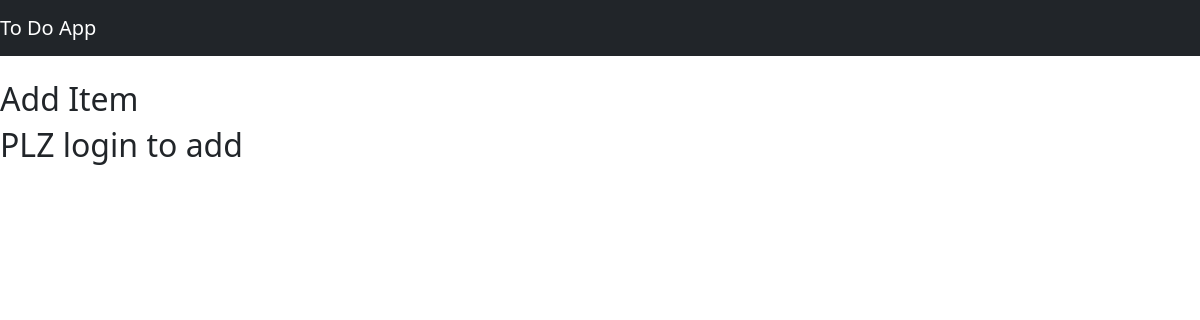
The app's page /, older data.
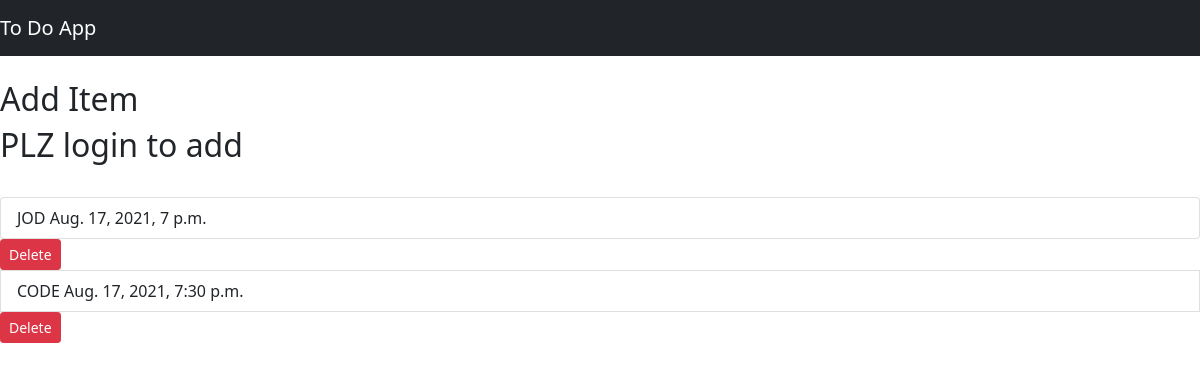
The same page, newer data.
### app1/models.py (models this page shows, shortened)
class Todo(models.Model):
    added_text=models.DateTimeField(auto_now_add=True)
    text=models.CharField(max_length=200)
    author=models.ForeignKey(User,on_delete=models.CASCADE,null=True)
    class Meta():
        verbose_name_plural='Todo"s'
        ordering=['-text']

### app1/views.py (the view)
# urls.py: path('',views.index,name='index'),
def index(request):
    todo_item=Todo.objects.all().order_by("added_text")
    return render(request,'app1/index.html',{'todo_item':todo_item})

### app1/templates/app1/index.html (shortened to what this page needs)
{% extends "base.html" %}
{% block content %}
<div class="row mt-4">
	<div class="col">
		<h2>Add Item</h2>
    {% if user.is_authenticated %}
    <form action="{% url 'app1:add_todo' %}" method="post" class="form-inline">
        {% csrf_token %}
		  <input type="text" id="text" name="text" class="form-control mb-2 mr-sm-2" placeholder="type here...">
      <button type="submit" class="btn btn-primary mb-2">Submit</button>
    </form>
    {% else %}
    <h2>PLZ login to add</h2>
    {% endif %}
  </div>
</div>
  <div class="row mt-4">
    <div class="col">
      <ul class="list-group">
          {% for p1 in todo_item %}
          <li class="list-group-item">{{p1.text}}
            {{p1.added_text}}</li>
          </ul>
          </div>
          </div>
            <a href="/delete/{{p1.id}}"><button type="submit" class="btn btn-sm btn-danger">Delete</button> </a>
      {% endfor %}
    </ul>
</div>
{% endblock content %}

### app1/templates/base.html (shortened to what this page needs)
<!DOCTYPE html>
<html lang="en">
<head>
    <link href="https://cdn.jsdelivr.net/npm/bootstrap@5.0.1/dist/css/bootstrap.min.css" rel="stylesheet">
</head>
<body>
    <nav class="navbar navbar-dark bg-dark">
          <a class="navbar-brand" href="#">To Do App</a>
        </nav>
    {% block content %} {% endblock content %}
</body>
</html>

Row changes from the older to the newer data that the page shows:
added Todo: text "JOD", added_text "Aug. 17, 2021, 7 p.m."
added Todo: text "CODE", added_text "Aug. 17, 2021, 7:30 p.m."
